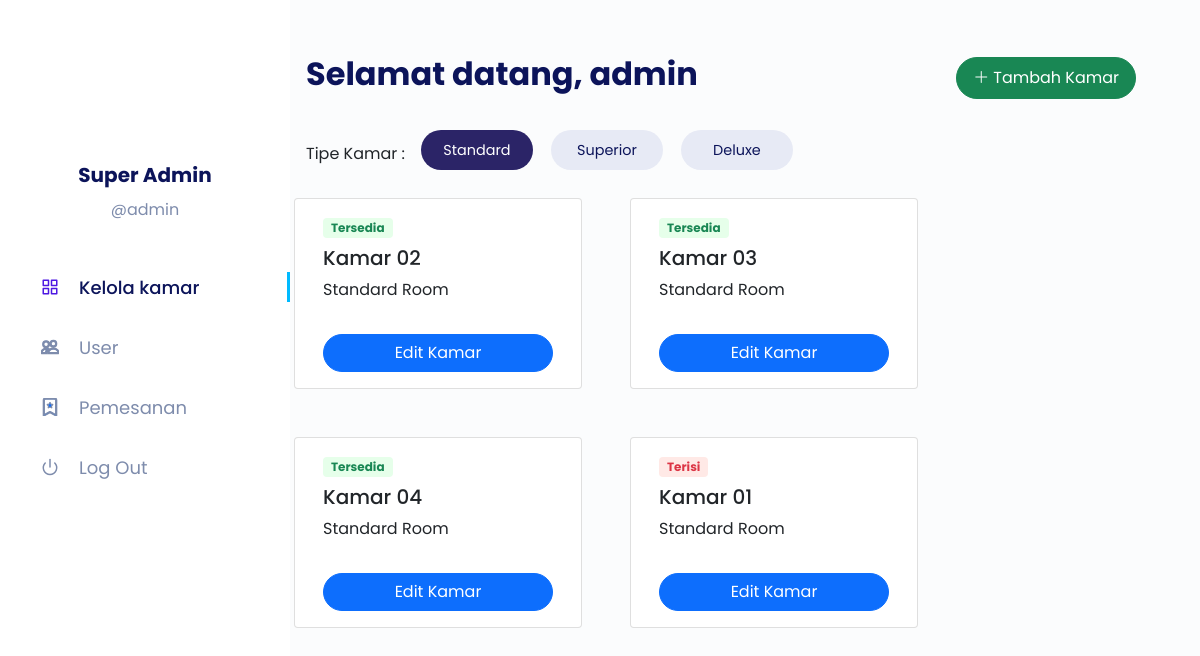
Page /public (signed in) on the committed database.
### tables this page shows
CREATE TABLE `room` (
  `idRoom` int(11) NOT NULL,
  `idRoomType` int(11) NOT NULL,
  `noRoom` int(11) NOT NULL,
  `isBooked` tinyint(1) NOT NULL DEFAULT 0
);

CREATE TABLE `roomType` (
  `idRoomType` int(11) NOT NULL,
  `nameRoomType` varchar(255) NOT NULL,
  `priceRoomType` bigint(64) NOT NULL
);

### app/core/Controller.php (called while the page is built, shortened)
<?php
class Controller {
    public function view($view, $data = [])
    {
        require_once '../app/views/' . $view . '.php';
    }
    public function model($model)
    {
        return new $model;
    }
}

### app/controllers/Home.php (called while the page is built, shortened)
<?php
class Home extends Controller {
    public function index()
    {
        $data['standardRoom'] = $this->model('RoomModel')->getAllStandardRoom();
        $data['superiorRoom'] = $this->model('RoomModel')->getAllSuperiorRoom();
        $data['deluxeRoom'] = $this->model('RoomModel')->getAllDeluxeRoom();
        $data['getAllRoomType'] = $this->model('RoomModel')->getAllRoomType();
        $data['page'] = 'home';
        $data['judul'] = 'Beranda';
        $this->view('home/index', $data);
    }
}

### app/core/App.php (called while the page is built, shortened)
<?php
class App {
    protected $method = 'index';
    protected $params = [];
    public function __construct()
    {
        $this->controller = new $this->controller;
        call_user_func_array([$this->controller, $this->method], $this->params);
    }
}

### public/index.php (called while the page is built, shortened)
<?php
$app = new App;

### app/core/Database.php (called while the page is built, shortened)
<?php
class Database {
    private $host = DB_HOST;
    private $user = DB_USER;
    private $pass = DB_PASS;
    private $db_name = DB_NAME;
    private $dbh;
    private $stmt;
    public function __construct()
    {
        $dsn = 'mysql:host=' . $this->host . ';dbname=' . $this->db_name;
        $option = [
            PDO::ATTR_PERSISTENT => true,
            PDO::ATTR_ERRMODE => PDO::ERRMODE_EXCEPTION
        ];
        try {
            $this->dbh = new PDO($dsn, $this->user, $this->pass, $option);
        } catch(PDOException $e) {
            die($e->getMessage());
        }
    }
    public function query($query)
    {
        $this->stmt = $this->dbh->prepare($query);
    }
    public function execute()
    {
        $this->stmt->execute();
    }
    public function resultSet()
    {
        $this->execute();
        return $this->stmt->fetchAll(PDO::FETCH_ASSOC);
    }
}

### app/models/RoomModel.php (called while the page is built, shortened)
<?php
class RoomModel {
    private $table = 'room';
    private $db;
    public function __construct()
    {
        $this->db = new Database;
    }
    public function getAllRoomType()
    {
        $this->db->query('SELECT * FROM ' . $this->table .'Type');
        return $this->db->resultSet();
    }
    public function getAllStandardRoom()
    {
        $this->db->query('SELECT * FROM ' . $this->table . ' INNER JOIN roomType ON roomType.idRoomType = ' . $this->table . '.idRoomType WHERE roomType.idRoomType=1 ORDER BY isBooked, noRoom ASC');
        return $this->db->resultSet();
    }
    public function getAllSuperiorRoom()
    {
        $this->db->query('SELECT * FROM ' . $this->table . ' INNER JOIN roomType ON roomType.idRoomType = ' . $this->table . '.idRoomType WHERE roomType.idRoomType=2 ORDER BY isBooked, noRoom ASC');
        return $this->db->resultSet();
    }
    public function getAllDeluxeRoom()
    {
        $this->db->query('SELECT * FROM ' . $this->table . ' INNER JOIN roomType ON roomType.idRoomType = ' . $this->table . '.idRoomType WHERE roomType.idRoomType=3 ORDER BY isBooked, noRoom ASC');
        return $this->db->resultSet();
    }
}

### app/views/home/index.php (the view, shortened to what this page needs)
<div class="col-12 col-xl-9">
    <div class="nav">
        <div class="d-flex justify-content-between align-items-center w-100 mb-1 mb-md-0">
            <div class="d-flex justify-content-between align-items-center w-100">
                <?php if(isset($_SESSION['login'])): ?>
                <h2 class="nav-title">Selamat datang, <?= $_SESSION['userName']?></h2>
                <?php endif;?>
                <?php if(isset($_SESSION['login'])) : ?>
                <?php if($_SESSION['isAdmin'] == 1) : ?>
                <a href="" class="btn btn-success py-2 px-3" style="border-radius: 100px;" data-bs-toggle="modal"
                    data-bs-target="#formModal"><i class="bi bi-plus-lg me-1"></i>Tambah
                    Kamar</a>
                <?php endif; ?>
                <?php endif; ?>
            </div>
        </div>
    </div>
    <ul class="nav nav-tabs d-flex justify-content-start align-items-center pt-0" id="tableTab" role="tablist">
        <div class="align-items-center me-3">
            Tipe Kamar :
        </div>
        <li class="nav-item" role="presentation">
            <button class="nav-link active" id="standardRoom-tab" data-bs-toggle="tab" data-bs-target="#standardRoom"
                type="button" role="tab" aria-controls="standardRoom" aria-selected="true">Standard</button>
        </li>
        <li class="nav-item" role="presentation">
            <button class="nav-link" id="superiorRoom-tab" data-bs-toggle="tab" data-bs-target="#superiorRoom"
                type="button" role="tab" aria-controls="superiorRoom" aria-selected="false">Superior</button>
        </li>
        <li class="nav-item" role="presentation">
            <button class="nav-link" id="deluxeRoom-tab" data-bs-toggle="tab" data-bs-target="#deluxeRoom" type="button"
                role="tab" aria-controls="deluxeRoom" aria-selected="false">Deluxe</button>
        </li>
    </ul>
    <div class="tab-content" id="tableTabContent">
        <div class="tab-pane fade show active" id="standardRoom" role="tabpanel" aria-labelledby="standardRoom-tab">
            <div class="row gap-5">
                <?php foreach($data['standardRoom'] as $room) : ?>
                <div class="card" style="width: 18rem;">
                    <div class="card-body">
                        <span style="background-color: <?= $room['isBooked'] == 0 ? '#e6ffea' : '#ffe9e6';?>;"
                            class="badge text-<?= $room['isBooked'] == 0 ? 'success' : 'danger';?> mb-2 py-1 px-2"><?= $room['isBooked'] == 0 ? 'Tersedia' : 'Terisi';?></span>
                        <h5 class="card-title font-weight-bold">Kamar 0<?= $room['noRoom'];?></h5>
                        <p class="card-text"><?= $room['nameRoomType'];?></p>
                        <div class="d-grid">
                            <?php if(isset($_SESSION['login']) && $_SESSION['isAdmin'] == 1 ) : ?>
                            <a type="button" href="<?= BASEURL; ?>/home/detail/<?= $room['idRoom']; ?>"
                                class="btn btn-primary mt-3" style="border-radius: 100px;">Edit Kamar</a>
                            <?php else : ?>
                            <a type="button" href="<?= BASEURL; ?>/home/detail/<?= $room['idRoom']; ?>"
                                class="btn btn-primary mt-3 <?= $room['isBooked'] == 0 ? ' ' : 'disabled'?>"
                                style="border-radius: 100px;">Lihat Detail</a>
                            <?php endif;?>
                        </div>
                    </div>
                </div>
                <?php endforeach; ?>
            </div>
        </div>
    </div>
</div>

### public/css/index.css (style rules this page uses)
html, body { font-family: "Poppins"; font-style: normal; background-color: #FBFCFD; overflow-x: hidden; position: relative; padding-bottom: 70px; }
.btn-transaction, #tableTab .nav-link, .nav-input, .nav-input-group .btn-nav-input, .topup-btn, #toggle-navbar { background-color: transparent; border: none; outline: none; text-decoration: none; }
.nav { display: flex; justify-content: space-between; align-items: center; flex-wrap: wrap; padding: 50px 14px 24px 14px; }
@media (min-width: 768px) { .nav { flex-wrap: nowrap; } }
@media (min-width: 1200px) { .nav { padding: 50px 64px 24px 0px; } }
.nav-title { font-weight: 700; font-size: 32px; line-height: 48px; color: #0C145A; }
#tableTab { padding: 0px; padding-top: 30px; padding-bottom: 20px; border: none; }
.btn-transaction, #tableTab .nav-link { display: flex; justify-content: center; align-items: center; font-weight: 400; font-size: 14.4px; line-height: 22px; text-align: center; margin-bottom: 8px; width: 112px; height: 40px; background: #E7EAF5; color: #0C145A; border-radius: 80px; margin-right: 18px; }
.btn-transaction.active, #tableTab .nav-link.active { background-color: #2B2467; color: #fff; }

### rows in the picture
room: isBooked "Tersedia", noRoom "2", idRoomType.nameRoomType "Standard Room"
room: isBooked "Tersedia", noRoom "3", idRoomType.nameRoomType "Standard Room"
room: isBooked "Tersedia", noRoom "4", idRoomType.nameRoomType "Standard Room"
room: isBooked "Terisi", noRoom "1", idRoomType.nameRoomType "Standard Room"

### other values in the picture
$_SESSION['namaUser'] "Super Admin"
$_SESSION['userName'] "admin"
